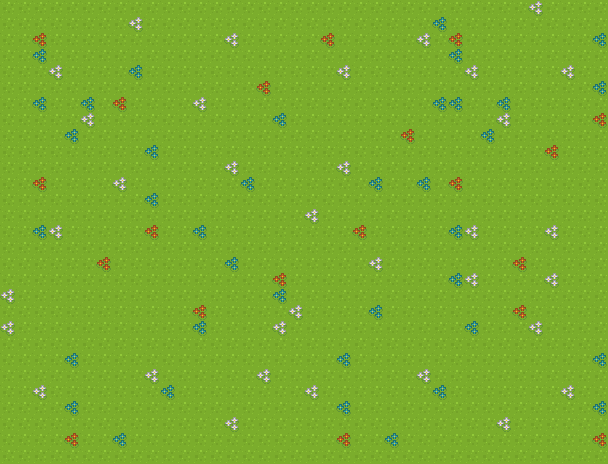

The image is a tile-based game level rendered from a .tmx file. Its description and complete source (layers, tilesets, objects, tile grids) follow:
An orthogonal 38x29 tile map with 16x16 px tiles, 1 tile layer (Calque de Tuiles 1).

<map version="1.10" tiledversion="1.10.1" orientation="orthogonal" renderorder="right-down" width="38" height="29" tilewidth="16" tileheight="16" infinite="0" nextlayerid="2" nextobjectid="1">
 <tileset firstgid="1" name="tileset" tilewidth="16" tileheight="16" spacing="1" tilecount="1767" columns="57">
  <image source="tileset.png" width="968" height="526" />
 </tileset>
 <layer id="1" name="Calque de Tuiles 1" width="38" height="29">
  <data encoding="csv">
916,916,916,916,916,916,916,916,916,916,916,916,916,916,916,916,916,916,916,916,916,916,916,916,916,916,916,916,916,916,916,916,916,574,916,916,916,916,
916,916,916,916,916,916,916,916,574,916,916,916,916,916,916,916,916,916,916,916,916,916,916,916,916,916,916,745,916,916,916,916,916,916,916,916,916,916,
916,916,403,916,916,916,916,916,916,916,916,916,916,916,574,916,916,916,916,916,403,916,916,916,916,916,574,916,403,916,916,916,916,916,916,916,916,745,
916,916,745,916,916,916,916,916,916,916,916,916,916,916,916,916,916,916,916,916,916,916,916,916,916,916,916,916,745,916,916,916,916,916,916,916,916,916,
916,916,916,574,916,916,916,916,745,916,916,916,916,916,916,916,916,916,916,916,916,574,916,916,916,916,916,916,916,574,916,916,916,916,916,574,916,916,
916,916,916,916,916,916,916,916,916,916,916,916,916,916,916,916,403,916,916,916,916,916,916,916,916,916,916,916,916,916,916,916,916,916,916,916,916,745,
916,916,745,916,916,745,916,403,916,916,916,916,574,916,916,916,916,916,916,916,916,916,916,916,916,916,916,745,745,916,916,745,916,916,916,916,916,916,
916,916,916,916,916,574,916,916,916,916,916,916,916,916,916,916,916,745,916,916,916,916,916,916,916,916,916,916,916,916,916,574,916,916,916,916,916,403,
916,916,916,916,745,916,916,916,916,916,916,916,916,916,916,916,916,916,916,916,916,916,916,916,916,403,916,916,916,916,745,916,916,916,916,916,916,916,
916,916,916,916,916,916,916,916,916,745,916,916,916,916,916,916,916,916,916,916,916,916,916,916,916,916,916,916,916,916,916,916,916,916,403,916,916,916,
916,916,916,916,916,916,916,916,916,916,916,916,916,916,574,916,916,916,916,916,916,574,916,916,916,916,916,916,916,916,916,916,916,916,916,916,916,916,
916,916,403,916,916,916,916,574,916,916,916,916,916,916,916,745,916,916,916,916,916,916,916,745,916,916,745,916,403,916,916,916,916,916,916,916,916,916,
916,916,916,916,916,916,916,916,916,745,916,916,916,916,916,916,916,916,916,916,916,916,916,916,916,916,916,916,916,916,916,916,916,916,916,916,916,916,
916,916,916,916,916,916,916,916,916,916,916,916,916,916,916,916,916,916,916,574,916,916,916,916,916,916,916,916,916,916,916,916,916,916,916,916,916,916,
916,916,745,574,916,916,916,916,916,403,916,916,745,916,916,916,916,916,916,916,916,916,403,916,916,916,916,916,745,574,916,916,916,916,574,916,916,916,
916,916,916,916,916,916,916,916,916,916,916,916,916,916,916,916,916,916,916,916,916,916,916,916,916,916,916,916,916,916,916,916,916,916,916,916,916,916,
916,916,916,916,916,916,403,916,916,916,916,916,916,916,745,916,916,916,916,916,916,916,916,574,916,916,916,916,916,916,916,916,403,916,916,916,916,916,
916,916,916,916,916,916,916,916,916,916,916,916,916,916,916,916,916,403,916,916,916,916,916,916,916,916,916,916,745,574,916,916,916,916,574,916,916,916,
574,916,916,916,916,916,916,916,916,916,916,916,916,916,916,916,916,745,916,916,916,916,916,916,916,916,916,916,916,916,916,916,916,916,916,916,916,916,
916,916,916,916,916,916,916,916,916,916,916,916,403,916,916,916,916,916,574,916,916,916,916,745,916,916,916,916,916,916,916,916,403,916,916,916,916,916,
574,916,916,916,916,916,916,916,916,916,916,916,745,916,916,916,916,574,916,916,916,916,916,916,916,916,916,916,916,745,916,916,916,574,916,916,916,916,
916,916,916,916,916,916,916,916,916,916,916,916,916,916,916,916,916,916,916,916,916,916,916,916,916,916,916,916,916,916,916,916,916,916,916,916,916,916,
916,916,916,916,745,916,916,916,916,916,916,916,916,916,916,916,916,916,916,916,916,745,916,916,916,916,916,916,916,916,916,916,916,916,916,916,916,745,
916,916,916,916,916,916,916,916,916,574,916,916,916,916,916,916,574,916,916,916,916,916,916,916,916,916,574,916,916,916,916,916,916,916,916,916,916,916,
916,916,574,916,916,916,916,916,916,916,745,916,916,916,916,916,916,916,916,574,916,916,916,916,916,916,916,745,916,916,916,916,916,916,916,574,916,916,
916,916,916,916,745,916,916,916,916,916,916,916,916,916,916,916,916,916,916,916,916,745,916,916,916,916,916,916,916,916,916,916,916,916,916,916,916,745,
916,916,916,916,916,916,916,916,916,916,916,916,916,916,574,916,916,916,916,916,916,916,916,916,916,916,916,916,916,916,916,574,916,916,916,916,916,916,
916,916,916,916,403,916,916,745,916,916,916,916,916,916,916,916,916,916,916,916,916,403,916,916,745,916,916,916,916,916,916,916,916,916,916,916,916,403,
916,916,916,916,916,916,916,916,916,916,916,916,916,916,916,916,916,916,916,916,916,916,916,916,916,916,916,916,916,916,916,916,916,916,916,916,916,916
</data>
 </layer>
</map>
